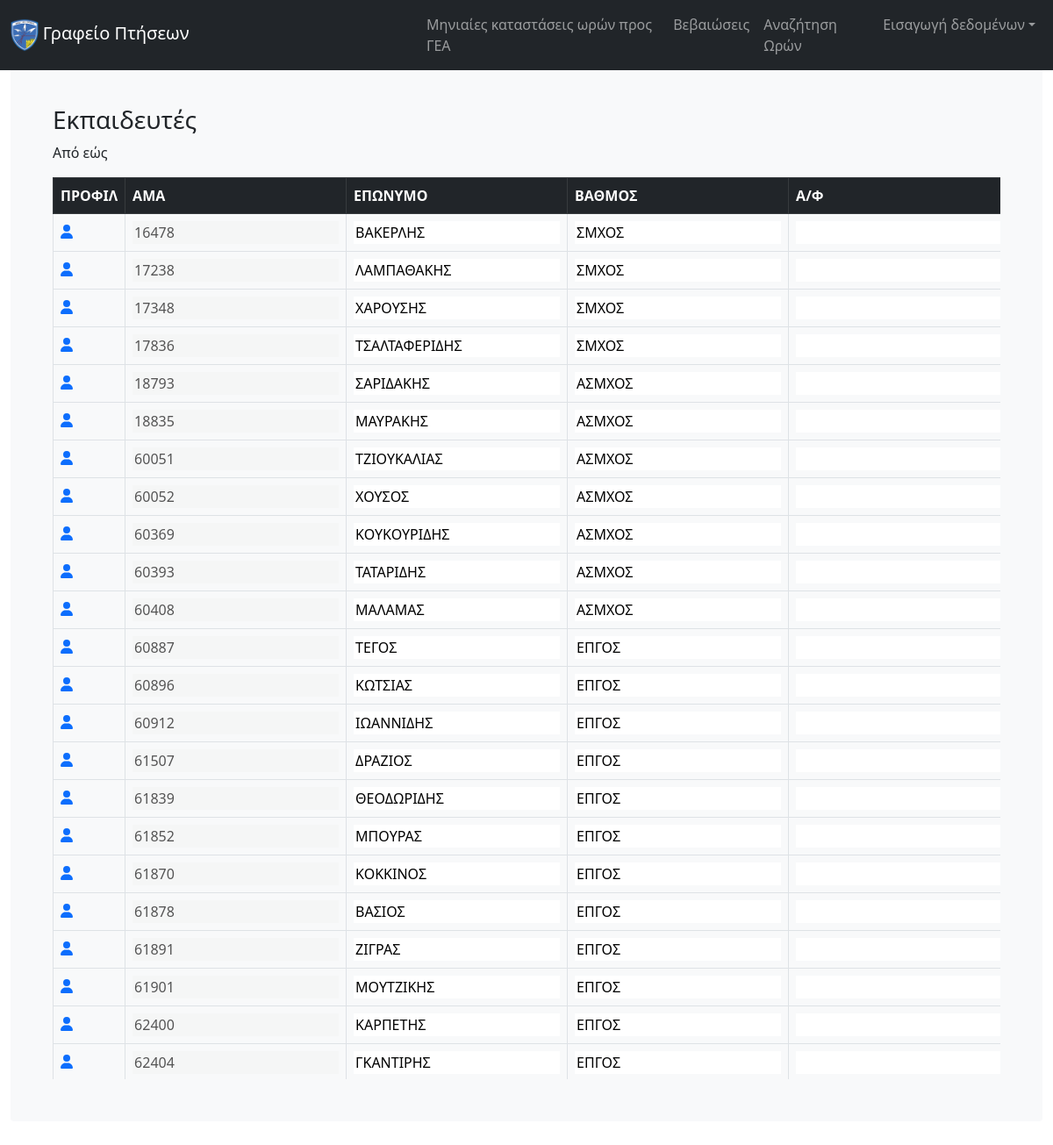
The app's page /staff/trainers/ with its own data.
### core/models.py (models this page shows, shortened)
class AirmanTrainer(models.Model):
    airman = models.ForeignKey(Airman,on_delete=models.CASCADE)
    ptixio = models.CharField(max_length=200,default="",blank=True,null=True) # a b g
    diatagi_orismou = models.CharField(max_length=200,default="",blank=True,null=True)

class Airman(models.Model):
    asma = models.BigIntegerField(primary_key=True)
    firstname = models.CharField(max_length=200,default="",blank=True,null=True)
    lastname = models.CharField(max_length=200,default="",blank=True,null=True)
    rank = models.CharField(max_length=200,default="",blank=True,null=True)
    eidikotita = models.CharField(max_length=200,default="",blank=True,null=True)
    idiotita = models.CharField(max_length=200,default="",blank=True,null=True)
    availability = models.CharField(max_length=200,default="",blank=True,null=True)
    topothetisi = models.CharField(max_length=200,default="",blank=True,null=True)
    katigoria_dikaioumeni = models.CharField(max_length=200,default="",blank=True,null=True)
    katigoria_katoxiromeni = models.CharField(max_length=200,default="",blank=True,null=True)
    monada_ekdosis_ptitikou = models.CharField(max_length=200,default="",blank=True,null=True)
    geniko_synolo_oron = models.FloatField(blank=True,null=True,default=0)

### core/views.py (the view)
# urls.py: path('staff/trainers/',views.trainers,name="trainers"),
def trainers(request):
    trainers = AirmanTrainer.objects.all()
    context = {'table_data':trainers}
    return render(request,'core/search_range/trainers.html',context)

### core/templates/core/search_range/trainers.html (shortened to what this page needs)
{% extends 'core/core.html' %}
{%load static%}
{% block content %}
<h3>Εκπαιδευτές</h3>
<p>Από {{from_month}} {{from_year}} εώς {{to_month}} {{to_year}} </p>
<div class="tableFixHead">
  <table class="table table-hover table-bordered">
    <thead class="table-dark" style="position: sticky;top: 0">
      <tr>
        <th scope="col">ΠΡΟΦΙΛ</th>
        <th scope="col">ΑΜΑ</th>
        <th scope="col">ΕΠΩΝΥΜΟ</th>
        <th scope="col">ΒΑΘΜΟΣ</th>
        <th scope="col">Α/Φ</th>
      </tr>
    </thead>
    <tbody >
      {% for trainer in table_data%}
        <tr>
          <td><a href={% url 'profile' trainer.airman.asma %}><i class="fa-solid fa-user"></i></a></td>
          <td><input type="text" id="{{ trainer.airman.asma }}_asma" name="{{ trainer.airman.asma }}" value={{trainer.airman.asma}} disabled></td>
          <td><input type="text" id="{{ trainer.airman.asma }}_lastname" name="{{ trainer.airman.lastname }}" value={{trainer.airman.lastname}}></td>
          <td><input type="text" id="{{ trainer.airman.asma }}_rank" name="{{ trainer.airman.rank }}" value={{trainer.airman.rank}}></td>
          <td><input type="text" id="{{ trainer.airman.asma }}_plane" name="{{ trainer.plane }}" value={{trainer.plane}}></td>
        </tr>
      {% endfor %}
    </tbody>
  </table>
</div>
{% endblock content%}

### static/css/navbar-top-fixed.css (style rules this page uses)
body { padding-top: 4.5rem; }
.tableFixHead { overflow: auto; height: 75vh; }
.tableFixHead thead th { position: sticky; top: 0; z-index: 1; }
input { border-width:0px; border:none; }

### records on screen
AirmanTrainer: airman.asma "16478", airman.lastname "ΒΑΚΕΡΛΗΣ", airman.rank "ΣΜΧΟΣ"
AirmanTrainer: airman.asma "17238", airman.lastname "ΛΑΜΠΑΘΑΚΗΣ", airman.rank "ΣΜΧΟΣ"
AirmanTrainer: airman.asma "17348", airman.lastname "ΧΑΡΟΥΣΗΣ", airman.rank "ΣΜΧΟΣ"
AirmanTrainer: airman.asma "17836", airman.lastname "ΤΣΑΛΤΑΦΕΡΙΔΗΣ", airman.rank "ΣΜΧΟΣ"
AirmanTrainer: airman.asma "18793", airman.lastname "ΣΑΡΙΔΑΚΗΣ", airman.rank "ΑΣΜΧΟΣ"
AirmanTrainer: airman.asma "18835", airman.lastname "ΜΑΥΡΑΚΗΣ", airman.rank "ΑΣΜΧΟΣ"
AirmanTrainer: airman.asma "60051", airman.lastname "ΤΖΙΟΥΚΑΛΙΑΣ", airman.rank "ΑΣΜΧΟΣ"
AirmanTrainer: airman.asma "60052", airman.lastname "ΧΟΥΣΟΣ", airman.rank "ΑΣΜΧΟΣ"
AirmanTrainer: airman.asma "60369", airman.lastname "ΚΟΥΚΟΥΡΙΔΗΣ", airman.rank "ΑΣΜΧΟΣ"
AirmanTrainer: airman.asma "60393", airman.lastname "ΤΑΤΑΡΙΔΗΣ", airman.rank "ΑΣΜΧΟΣ"
AirmanTrainer: airman.asma "60408", airman.lastname "ΜΑΛΑΜΑΣ", airman.rank "ΑΣΜΧΟΣ"
AirmanTrainer: airman.asma "60887", airman.lastname "ΤΕΓΟΣ", airman.rank "ΕΠΓΟΣ"
AirmanTrainer: airman.asma "60896", airman.lastname "ΚΩΤΣΙΑΣ", airman.rank "ΕΠΓΟΣ"
AirmanTrainer: airman.asma "60912", airman.lastname "ΙΩΑΝΝΙΔΗΣ", airman.rank "ΕΠΓΟΣ"
AirmanTrainer: airman.asma "61507", airman.lastname "ΔΡΑΖΙΟΣ", airman.rank "ΕΠΓΟΣ"
AirmanTrainer: airman.asma "61839", airman.lastname "ΘΕΟΔΩΡΙΔΗΣ", airman.rank "ΕΠΓΟΣ"
AirmanTrainer: airman.asma "61852", airman.lastname "ΜΠΟΥΡΑΣ", airman.rank "ΕΠΓΟΣ"
AirmanTrainer: airman.asma "61870", airman.lastname "ΚΟΚΚΙΝΟΣ", airman.rank "ΕΠΓΟΣ"
AirmanTrainer: airman.asma "61878", airman.lastname "ΒΑΣΙΟΣ", airman.rank "ΕΠΓΟΣ"
AirmanTrainer: airman.asma "61891", airman.lastname "ΖΙΓΡΑΣ", airman.rank "ΕΠΓΟΣ"
AirmanTrainer: airman.asma "61901", airman.lastname "ΜΟΥΤΖΙΚΗΣ", airman.rank "ΕΠΓΟΣ"
AirmanTrainer: airman.asma "62400", airman.lastname "ΚΑΡΠΕΤΗΣ", airman.rank "ΕΠΓΟΣ"
AirmanTrainer: airman.asma "62404", airman.lastname "ΓΚΑΝΤΙΡΗΣ", airman.rank "ΕΠΓΟΣ"
